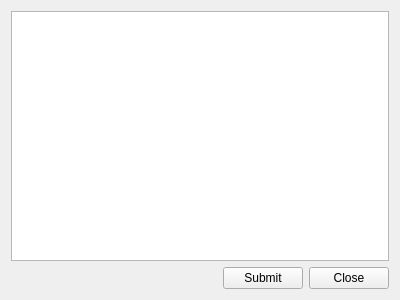
<?xml version="1.0" encoding="UTF-8"?>
<ui version="4.0">
 <class>Form_capex</class>
 <widget class="QWidget" name="Form_capex">
  <property name="geometry">
   <rect>
    <x>0</x>
    <y>0</y>
    <width>400</width>
    <height>300</height>
   </rect>
  </property>
  <property name="windowTitle">
   <string>Form</string>
  </property>
  <layout class="QVBoxLayout" name="verticalLayout_2">
   <item>
    <layout class="QVBoxLayout" name="verticalLayout">
     <item>
      <widget class="QTableView" name="tableView"/>
     </item>
     <item>
      <layout class="QHBoxLayout" name="horizontalLayout">
       <item>
        <spacer name="horizontalSpacer">
         <property name="orientation">
          <enum>Qt::Horizontal</enum>
         </property>
         <property name="sizeHint" stdset="0">
          <size>
           <width>40</width>
           <height>20</height>
          </size>
         </property>
        </spacer>
       </item>
       <item>
        <widget class="QPushButton" name="button_submit">
         <property name="text">
          <string>Submit</string>
         </property>
        </widget>
       </item>
       <item>
        <widget class="QPushButton" name="button_close">
         <property name="text">
          <string>Close</string>
         </property>
        </widget>
       </item>
      </layout>
     </item>
    </layout>
   </item>
  </layout>
 </widget>
 <resources/>
 <connections/>
</ui>
